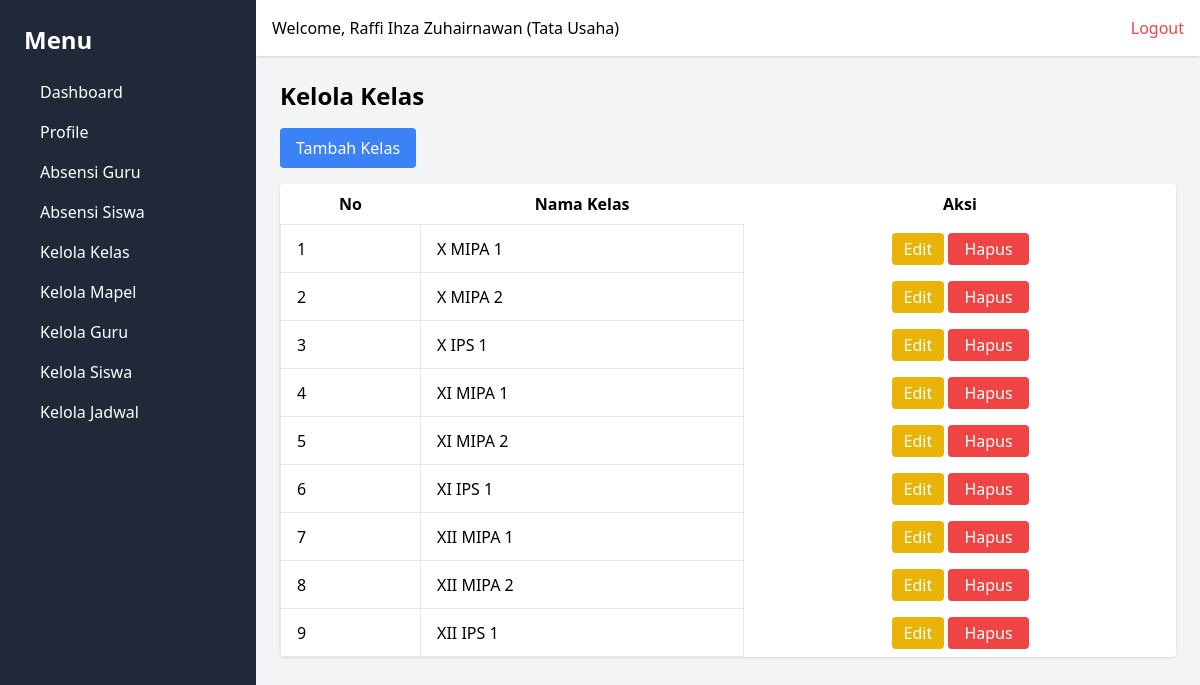
The app's page /kelas/ (signed in) with its own data.
### webabsensi/models.py (models this page shows, shortened)
class User(models.Model):
    ROLE_CHOICES = [
        ('Tata Usaha', 'Tata Usaha'),
        ('Guru', 'Guru'),
        ('Kepala Sekolah', 'Kepala Sekolah'),
    ]
    GENDER_CHOICES = [
        ('L', 'Laki-laki'),
        ('P', 'Perempuan'),
    ]
    nip = models.CharField(max_length=20, unique=True)
    email = models.EmailField(unique=True)
    password = models.CharField(max_length=255)
    nama = models.CharField(max_length=50)
    gender = models.CharField(max_length=1, choices=GENDER_CHOICES)
    role = models.CharField(max_length=20, choices=ROLE_CHOICES)
    no_telepon = models.CharField(max_length=15)
    created_at = models.DateTimeField(auto_now_add=True)
    updated_at = models.DateTimeField(auto_now=True)

class Class(models.Model):
    nama_kelas = models.CharField(max_length=50, unique=True)
    created_at = models.DateTimeField(auto_now_add=True)
    updated_at = models.DateTimeField(auto_now=True)

### webabsensi/views.py (the view)
        def wrapper(request, *args, **kwargs):
            user_id = request.session.get('user_id')
            if not user_id:
                messages.error(request, 'Anda harus login terlebih dahulu.')
                return redirect('login')
            user = User.objects.get(id=request.session['user_id'])
            if user.role not in allowed_roles:
                return render(request, '403.html', {'message': 'Anda tidak memiliki izin untuk mengakses halaman ini.'})
            request.user = user  # Tambahkan user ke request agar dapat digunakan di template
            return view_func(request, *args, **kwargs)

### webabsensi/views.py (called while the page is built)
def role_required(allowed_roles):
    def decorator(view_func):
        def wrapper(request, *args, **kwargs):
            user_id = request.session.get('user_id')
            if not user_id:
                messages.error(request, 'Anda harus login terlebih dahulu.')
                return redirect('login')
            user = User.objects.get(id=request.session['user_id'])
            if user.role not in allowed_roles:
                return render(request, '403.html', {'message': 'Anda tidak memiliki izin untuk mengakses halaman ini.'})
            request.user = user  # Tambahkan user ke request agar dapat digunakan di template
            return view_func(request, *args, **kwargs)
        return wrapper
    return decorator

@role_required(['Tata Usaha', 'Kepala Sekolah'])
def manage_classes(request):
    classes = Class.objects.all()
    user = User.objects.get(id=request.session['user_id'])
    context = {
        'classes': classes,
        'user': user,
    }
    return render(request, 'classes/manage_classes.html', context)

### webabsensi/templates/classes/manage_classes.html (shortened to what this page needs)
{% extends "base.html" %}
{% block content %}
<h1 class="text-2xl font-bold mb-4">Kelola Kelas</h1>
<a href="{% url 'add_class' %}" class="bg-blue-500 text-white px-4 py-2 rounded mb-4 inline-block">Tambah Kelas</a>
<table class="table-auto w-full bg-white shadow rounded">
    <thead>
        <tr>
            <th class="px-4 py-2">No</th>
            <th class="px-4 py-2">Nama Kelas</th>
            <th class="px-4 py-2">Aksi</th>
        </tr>
    </thead>
    <tbody>
        {% for kelas in classes %}
        <tr>
            <td class="border px-4 py-2">{{ forloop.counter }}</td>
            <td class="border px-4 py-2">{{ kelas.nama_kelas }}</td>
            <td class="px-4 py-2 text-center">
                <a href="{% url 'edit_class' kelas.id %}"
                   class="bg-yellow-500 text-white px-3 py-1 rounded hover:bg-yellow-600 inline-block">
                    Edit
                </a>
                <form action="{% url 'delete_class' kelas.id %}" method="post" class="inline" id="delete-form-{{ kelas.id }}">
                    <button type="button" class="bg-red-500 text-white py-1 px-4 rounded hover:bg-red-600" onclick="confirmDelete({{ kelas.id }})">Hapus</button>
                </form>
            </td>
        </tr>
        {% empty %}
        <tr>
            <td colspan="3" class="text-center py-4">Tidak ada data kelas.</td>
        </tr>
        {% endfor %}
    </tbody>
</table>
{% endblock %}

### webabsensi/templates/navbar.html
<div class="bg-white p-4 shadow flex justify-between">
    <h1>Welcome, {{ user.nama }} ({{ user.role }})</h1>
    <a href="{% url 'logout' %}" class="text-red-500">Logout</a>
</div>

### records on screen
User: nama "Raffi Ihza Zuhairnawan", role "Tata Usaha"
Class: nama_kelas "X MIPA 1"
Class: nama_kelas "X MIPA 2"
Class: nama_kelas "X IPS 1"
Class: nama_kelas "XI MIPA 1"
Class: nama_kelas "XI MIPA 2"
Class: nama_kelas "XI IPS 1"
Class: nama_kelas "XII MIPA 1"
Class: nama_kelas "XII MIPA 2"
Class: nama_kelas "XII IPS 1"
